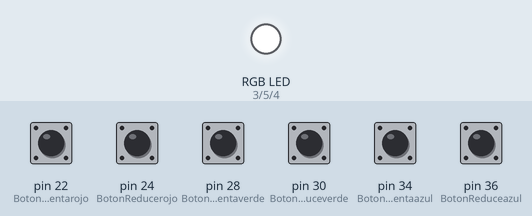
Simulated run of this sketch. Board: Arduino Mega 2560, built with avr-gcc and run on an emulated ATmega2560. Shown: an RGB LED mixed from three pins (HIGH = lit). The inputs (shaded band) are chosen by the test bench; at power-on: pin 22 (BotonIncrementarojo), pin 24 (BotonReducerojo), pin 28 (BotonIncrementaverde), pin 30 (BotonReduceverde), pin 34 (BotonIncrementaazul), pin 36 (BotonReduceazul) LOW. Dim RGB values are drawn brighter than linear.

Above: at 1.2 s.
1.3 s: pin 24 (BotonReducerojo) pulled HIGH for 1 s
At 3.3 s:
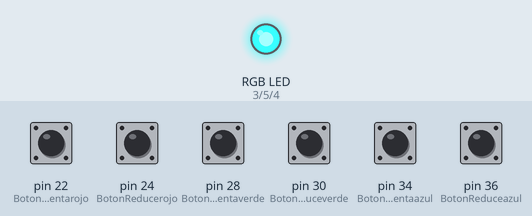
3.8 s: pin 30 (BotonReduceverde) pulled HIGH for 1 s
At 5.2 s:
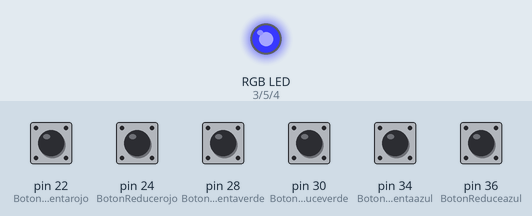
6.3 s: pin 22 (BotonIncrementarojo) pulled HIGH for 0.15 s
At 7.1 s:
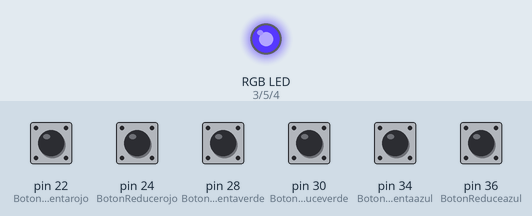
7.9 s: pin 28 (BotonIncrementaverde) pulled HIGH for 0.15 s
At 9.2 s:
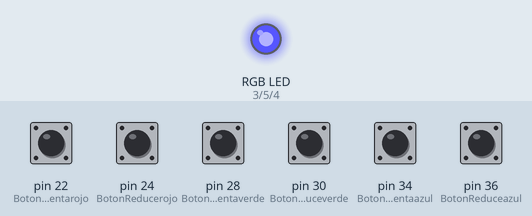
9.5 s: pin 36 (BotonReduceazul) pulled HIGH for 1 s
At 11.7 s:
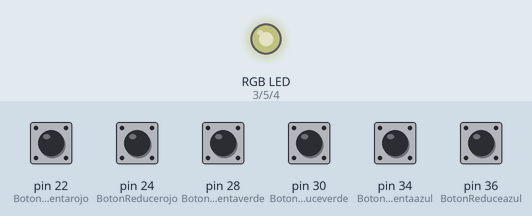
12.0 s: pin 24 (BotonReducerojo) pulled HIGH for 0.15 s
At 12.6 s:
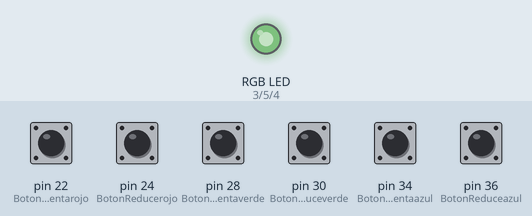
Timing chart, 0 to 14.6 s (numbered marks = the images above; inputs shaded):
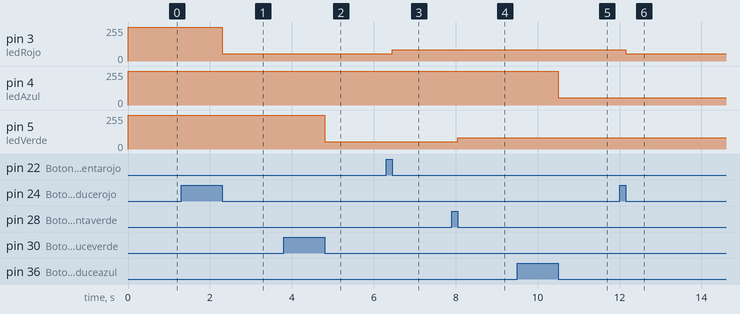

Measured:
- after the input at 1.3 s, pin 3 (ledRojo): 254/255 → 56/255 after 1.0 s
- after the input at 3.8 s, pin 5 (ledVerde): 254/255 → 56/255 after 1.0 s
- after the input at 6.3 s, pin 3 (ledRojo): 56/255 → 86/255 after 0.15 s
- after the input at 7.9 s, pin 5 (ledVerde): 56/255 → 86/255 after 0.15 s
- after the input at 9.5 s, pin 4 (ledAzul): 254/255 → 56/255 after 1.0 s
- after the input at 12.0 s, pin 3 (ledRojo): 86/255 → 56/255 after 0.15 s

The sketch:

control_de_colores_RGB_con_botones.ino
```cpp
// Define los pines a utilizar para cada color
int ledRojo=3;
int ledAzul=4;
int ledVerde=5;

// Guarda los valores a signar a cada color (0-254)
int ValorRojo=254;
int ValorVerde=254;
int ValorAzul=254;

// Define los pines utilizados por los botones
int BotonReducerojo = 24;
int BotonIncrementarojo = 22;

int BotonReduceverde = 30;
int BotonIncrementaverde = 28;

int BotonReduceazul = 36;
int BotonIncrementaazul = 34;


void setup()
{

  // Hay que indicar que lo pines utilizados por los botones son de ENTRADA

  pinMode(BotonReducerojo, INPUT);
  pinMode(BotonIncrementarojo, INPUT);

  pinMode(BotonReduceverde, INPUT);
  pinMode(BotonIncrementaverde, INPUT);

  pinMode(BotonReduceazul, INPUT);
  pinMode(BotonIncrementaazul, INPUT);

}

// Valor por defecto: Rojo
// 0= Rojo, 1=Verde, 2=Azul
int pinLedrojo = 0;
int pinLedverde = 0;
int pinLedazul = 0;

void loop()
{
 //Rojo
   {
   int valorLedrojo = 0;

   // Comprobamos si se incrementa el valor
   if (digitalRead(BotonIncrementarojo) == HIGH)
   {
     if (pinLedrojo == 0) { ValorRojo++; }

     delay(5);
    }
      // Comprobamos si se reduce el valor
   if (digitalRead(BotonReducerojo) == HIGH)
   {
     if (pinLedrojo == 0) { ValorRojo--; }

     delay(5);
    }
      // Esto para no pasarse de vueltas en el valor de salida (0-254)
    if (ValorRojo > 254) { ValorRojo=254; }
    if (ValorRojo < 0) { ValorRojo=0; }


  // Actualiza el valor del color seleccionado
  if (pinLedrojo == 0) { analogWrite(ledRojo, ValorRojo); }
   }

   //verde
   {
   int valorLedverde = 0;

   // Comprobamos si se incrementa el valor
   if (digitalRead(BotonIncrementaverde) == HIGH)
   {
     if (pinLedverde == 0) { ValorVerde++; }

     delay(5);
    }
      // Comprobamos si se reduce el valor
   if (digitalRead(BotonReduceverde) == HIGH)
   {
     if (pinLedverde == 0) { ValorVerde--; }

     delay(5);
    }
      // Esto para no pasarse de vueltas en el valor de salida (0-254)
    if (ValorVerde > 254) { ValorVerde=254; }
    if (ValorVerde < 0) { ValorVerde=0; }


  // Actualiza el valor del color seleccionado
  if (pinLedverde == 0) { analogWrite(ledVerde, ValorVerde); }
   }

   //azul
   {
   int valorLedazul = 0;

   // Comprobamos si se incrementa el valor
   if (digitalRead(BotonIncrementaazul) == HIGH)
   {
     if (pinLedazul == 0) { ValorAzul++; }

     delay(5);
    }
      // Comprobamos si se reduce el valor
   if (digitalRead(BotonReduceazul) == HIGH)
   {
     if (pinLedazul == 0) { ValorAzul--; }

     delay(5);
    }
      // Esto para no pasarse de vueltas en el valor de salida (0-254)
    if (ValorAzul > 254) { ValorAzul=254; }
    if (ValorAzul < 0) { ValorAzul=0; }


  // Actualiza el valor del color seleccionado
  if (pinLedazul == 0) { analogWrite(ledAzul, ValorAzul); }
   }

}
```
